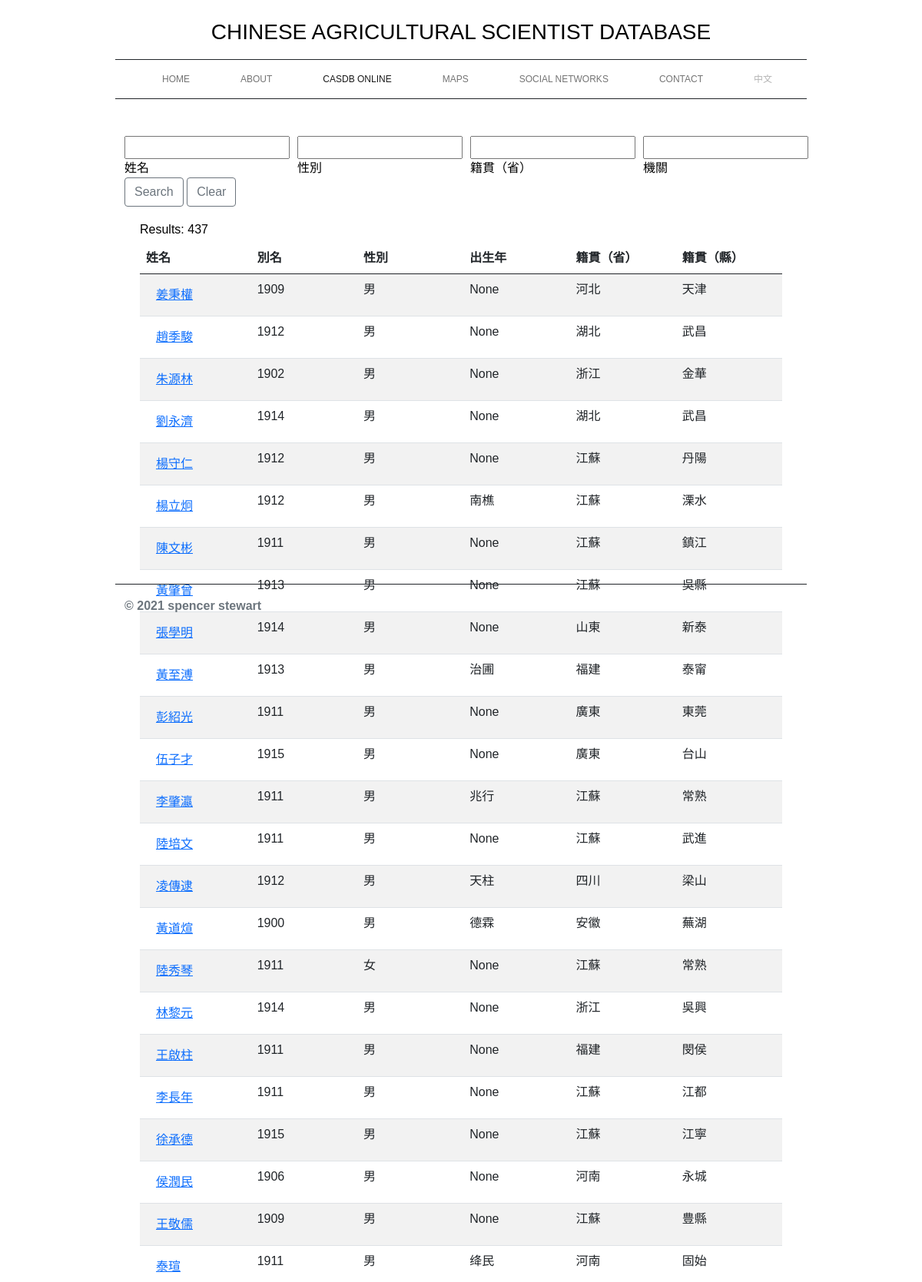
Screenshot of /CASDB (upper part) with the database file from the repository.
### tables this page shows
CREATE TABLE "scientists" (
"index" INTEGER,
  "SCIENTIST_PK" TEXT,
  "NAME" TEXT,
  "ALT_NAME" TEXT,
  "GENDER" TEXT,
  "AGE" INTEGER,
  "EST_BIRTH_YEAR" INTEGER,
  "BIRTH_YEAR" INTEGER,
  "BIRTH_MONTH" INTEGER,
  "HT_PROV" TEXT,
  "GEO_PROV_FK" TEXT,
  "HT_COUNTY" TEXT,
  "GEO_CNTY_FK" TEXT,
  "PERM_ADDRESS" TEXT,
  "CURRENT_ADDRESS" TEXT,
  "PARTY_AFFILIATION" TEXT,
  "PARTY_JOIN" TEXT,
  "PARTY_REF" TEXT,
  "PARTY_OTHER" TEXT,
  "RELIGION" TEXT,
  "CONDUCT" TEXT,
  "PHYSIQUE" TEXT
);

### casdb.py (the view)
@app.route('/CASDB', methods=['POST', 'GET'])
def CASDBOnline():
    form = MyForm()
    database = get_db()
    bioQuery = ""
    edQuery = ""
    emQuery = ""
    query = ""
    full = "TRUE"
    if request.method == 'POST':
        if request.form['btn'] == 'Search':
            name = request.form['name']
            gender = request.form['gender']
            prov = request.form['prov']
            institution = request.form['institution']
            q = "SELECT * FROM scientists WHERE NAME LIKE '%" + name + "%';"
            query = database.execute(q).fetchall()
            full = "TRUE"
        if request.form['btn'] == 'Clear':
            form.name.data = ""
            form.gender.data = ""
            form.prov.data = ""
            form.institution.data = ""
            q = "SELECT * FROM scientists"
            query = database.execute(q).fetchall()
            full="TRUE"
        if request.form['btn'] != 'Search' and request.form['btn'] != 'Clear':
            queryName = request.form['btn']
            bioQ = "SELECT * FROM scientists WHERE NAME = '"+ queryName + "';"
            bioQuery = database.execute(bioQ).fetchall()
            edQ = "SELECT * FROM education INNER JOIN scientists, institutions ON scientists.SCIENTIST_PK = education.SCIENTIST_FK AND education.INST_FK = institutions.INST_PK WHERE NAME = '"+ queryName + "';"
            edQuery = database.execute(edQ).fetchall()
            emQ = "SELECT * FROM employment INNER JOIN scientists ON scientists.SCIENTIST_PK = employment.SCIENTIST_FK WHERE scientists.NAME = '"+ queryName + "';"
            emQuery = database.execute(emQ).fetchall()
            full="FALSE"
    else:
        q = "SELECT * FROM scientists"
        query = database.execute(q).fetchall()
        full="TRUE"
    return render_template('CASDB.html', queryData=query, bioQuery=bioQuery, edQuery=edQuery, emQuery=emQuery, form=form, full=full)

### casdb.py
class MyForm(FlaskForm):
    name = StringField('姓名')
    gender = StringField('性別')
    prov = StringField('籍貫（省）')
    institution = StringField('機關')

### casdb.py (called while the page is built)
def get_db():
    db = getattr(g, '_database', None)
    if db is None:
        db = g._database = sqlite3.connect(DATABASE)
    return db

@app.teardown_appcontext
def close_connection(exception):
    db = getattr(g, '_database', None)
    if db is not None:
        db.close()

### templates/CASDB.html (shortened to what this page needs)
{% extends 'base.html' %}
{% block h1%}
<form method="POST" autocomplete = "off">
    <div class="row row-cols-1 row-cols-lg-4 g-4">
        <div class="columns">
            <div class="input">
                {{ form.name }}
            </div>
            <label>{{ form.name.label }} </label>
        </div>
        <div class="columns">
            <div class="input">
                {{ form.gender }}
            </div>
            <label>{{ form.gender.label }}</label>
        </div>
        <div class="columns">
            <div class="input">
                {{ form.prov }}
            </div>
            <label>{{ form.prov.label }}</label>
        </div>
        <div class="columns">
            <div class="input">
                {{ form.institution }}
            </div>
            <label>{{ form.institution.label }}</label>
        </div>
    </div>
    <input type="submit" class="btn btn-outline-secondary" name='btn' value="Search">
    <input type="submit" class="btn btn-outline-secondary" name='btn' value="Clear">
</form>
{% endblock %}
{% block body_01 %}
{% include 'results.html' %}
{% endblock %}

### templates/results.html (shortened to what this page needs)
{% if full == "TRUE" %}
<div class="container min-vh-50" style="padding: 20px">
    <h6>Results: {{queryData|count}}</h6>
    <table class="table table-striped order-table" id="CASDBTable">
        <thead class="thead-dark" id="CASDBTableColumns">
            <tr>
                <th style="text-align: left; width: 10%">姓名</th>
                <th style="text-align: left; width: 10%">別名</th>
                <th style="text-align: left; width: 10%">性別</th>
                <th style="text-align: left; width: 10%">出生年</th>
                <th style="text-align: left; width: 10%">籍貫（省）</th>
                <th style="text-align: left; width: 10%">籍貫（縣）</th>
            </tr>
        </thead>
        <tbody id="CASDBTableBody">
            {% for item in queryData %}
            <tr>
                <td>
                    <form method="POST" autocomplete = "off">
                        <input type="submit" class="btn btn-link" name='btn' value={{ item[2] }}>
                    </form>
                </td>
                <td>{{ item[6] }}</td>
                <td>{{ item[4] }}</td>
                <td>{{ item[3] }}</td>
                <td>{{ item[9] }}</td>
                <td>{{ item[11] }}</td>
            </tr>
            {% endfor %}
        </tbody>
    </table>
</div>
{% endif %}

### static/css/styles.css (style rules this page uses)
.header { padding-top: 25px; padding-bottom: 10px; text-align: center; font-family: 'Raleway', sans-serif; text-transform: uppercase; }
body { color: rgb(0, 0, 0); position: relative; margin-left: 150px; margin-right: 150px; font-family: 'Montserrat', sans-serif; padding-bottom: 100px; margin-bottom: 50px; height: 100%; }
.nav-item { font-size: 12px; font-family: 'Raleway', sans-serif; text-transform: uppercase; }
.footer { position: absolute; bottom: 0; width: 100%; height: 2.5rem; }

### rows the page displays
scientists: btn "姜秉權", EST_BIRTH_YEAR "1909", GENDER "男", item "None", HT_PROV "河北", HT_COUNTY "天津"
scientists: btn "趙季駿", EST_BIRTH_YEAR "1912", GENDER "男", item "None", HT_PROV "湖北", HT_COUNTY "武昌"
scientists: btn "朱源林", EST_BIRTH_YEAR "1902", GENDER "男", item "None", HT_PROV "浙江", HT_COUNTY "金華"
scientists: btn "劉永濟", EST_BIRTH_YEAR "1914", GENDER "男", item "None", HT_PROV "湖北", HT_COUNTY "武昌"
scientists: btn "楊守仁", EST_BIRTH_YEAR "1912", GENDER "男", item "None", HT_PROV "江蘇", HT_COUNTY "丹陽"
scientists: btn "楊立炯", EST_BIRTH_YEAR "1912", GENDER "男", ALT_NAME "南樵", HT_PROV "江蘇", HT_COUNTY "溧水"
scientists: btn "陳文彬", EST_BIRTH_YEAR "1911", GENDER "男", item "None", HT_PROV "江蘇", HT_COUNTY "鎮江"
scientists: btn "黃肇曾", EST_BIRTH_YEAR "1913", GENDER "男", item "None", HT_PROV "江蘇", HT_COUNTY "吳縣"
scientists: btn "張學明", EST_BIRTH_YEAR "1914", GENDER "男", item "None", HT_PROV "山東", HT_COUNTY "新泰"
scientists: btn "黃至溥", EST_BIRTH_YEAR "1913", GENDER "男", ALT_NAME "治圃", HT_PROV "福建", HT_COUNTY "泰甯"
scientists: btn "彭紹光", EST_BIRTH_YEAR "1911", GENDER "男", item "None", HT_PROV "廣東", HT_COUNTY "東莞"
scientists: btn "伍子才", EST_BIRTH_YEAR "1915", GENDER "男", item "None", HT_PROV "廣東", HT_COUNTY "台山"
scientists: btn "李肇瀛", EST_BIRTH_YEAR "1911", GENDER "男", ALT_NAME "兆行", HT_PROV "江蘇", HT_COUNTY "常熟"
scientists: btn "陸培文", EST_BIRTH_YEAR "1911", GENDER "男", item "None", HT_PROV "江蘇", HT_COUNTY "武進"
scientists: btn "凌傳逮", EST_BIRTH_YEAR "1912", GENDER "男", ALT_NAME "天柱", HT_PROV "四川", HT_COUNTY "梁山"
scientists: btn "黃道煊", EST_BIRTH_YEAR "1900", GENDER "男", ALT_NAME "德霖", HT_PROV "安徽", HT_COUNTY "蕪湖"
scientists: btn "陸秀琴", EST_BIRTH_YEAR "1911", GENDER "女", item "None", HT_PROV "江蘇", HT_COUNTY "常熟"
scientists: btn "林黎元", EST_BIRTH_YEAR "1914", GENDER "男", item "None", HT_PROV "浙江", HT_COUNTY "吳興"
scientists: btn "王啟柱", EST_BIRTH_YEAR "1911", GENDER "男", item "None", HT_PROV "福建", HT_COUNTY "閔侯"
scientists: btn "李長年", EST_BIRTH_YEAR "1911", GENDER "男", item "None", HT_PROV "江蘇", HT_COUNTY "江都"
scientists: btn "徐承德", EST_BIRTH_YEAR "1915", GENDER "男", item "None", HT_PROV "江蘇", HT_COUNTY "江寧"
scientists: btn "侯潤民", EST_BIRTH_YEAR "1906", GENDER "男", item "None", HT_PROV "河南", HT_COUNTY "永城"
scientists: btn "王敬儒", EST_BIRTH_YEAR "1909", GENDER "男", item "None", HT_PROV "江蘇", HT_COUNTY "豊縣"
scientists: btn "泰瑄", EST_BIRTH_YEAR "1911", GENDER "男", ALT_NAME "绛民", HT_PROV "河南", HT_COUNTY "固始"

### other values shown
{{ nav }} "CHINESE AGRICULTURAL SCIENTIST DATABASE HOME ABOUT CASDB ONLINE MAPS SOCIAL NETWORKS CONTACT 中文 © 2021 spencer stewart"
{{ queryData|count }} "437"
